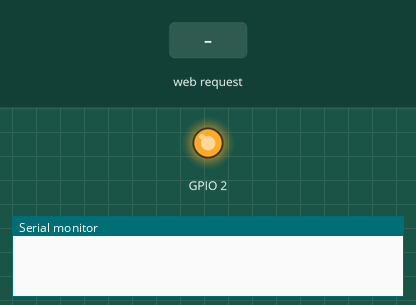
Recording of a sketch running on a simulated ESP32. On the bench: output pins drawn as LEDs (lit = HIGH), the last lines printed to the serial monitor. Dashed ring = blinking. The inputs (shaded band) are chosen by the test bench. WiFi joins after 1.5 s; servers stay silent unless stated; storage starts empty.

Above: at 0.1 s.
At 1.2 s:
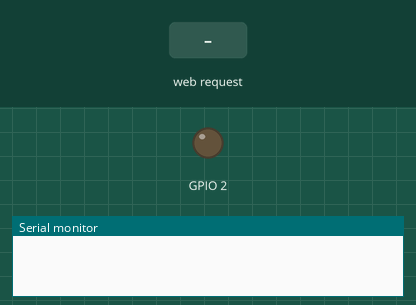
1.3 s: HTTP request GET /wifi?ssid=1&pass=1 received
At 4.1 s:
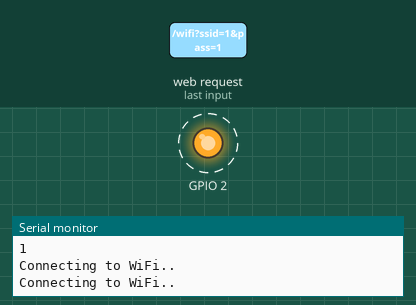
Timing chart, 0 to 10.3 s (numbered marks = the images above; inputs shaded):
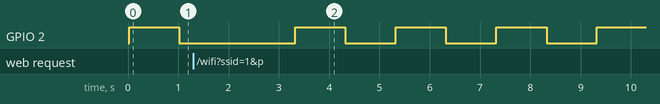

Measured:
- by itself, GPIO 2: alternates HIGH for 1.0 s and LOW for 1.0 s

The sketch:

RemoteControl.ino
```cpp
#include <WiFi.h>
#include <SPIFFS.h>
#include <ESPAsyncWebServer.h>
#include <ESPmDNS.h>

const char* ssid = "Remote Control";

AsyncWebServer server(80);

String header;

void setup() {
  Serial.begin(9600);
  pinMode(2, OUTPUT);

  WiFi.softAP(ssid);

  SPIFFS.begin();

  MDNS.begin("remote");

  server.on("/", HTTP_GET, [](AsyncWebServerRequest *request){
    request->send(SPIFFS, "/intro.html");
  });


  server.on("/wifi", HTTP_GET, [](AsyncWebServerRequest *request){
    request->send(SPIFFS, "/intro.html");
    String wifi_ssid_string = request->getParam("ssid")->value();
    char wifi_ssid[32];
    wifi_ssid_string.toCharArray(wifi_ssid, 32);
    String wifi_pass_string = request->getParam("pass")->value();
    char wifi_pass[63];
    wifi_pass_string.toCharArray(wifi_pass, 63);
    Serial.println(wifi_ssid);
    Serial.println(wifi_pass);
    WiFi.softAPdisconnect(true);
    WiFi.begin(wifi_ssid, wifi_pass);
    while (WiFi.status() != WL_CONNECTED) {
      delay(1000);
      Serial.println("Connecting to WiFi..");
    }
  });

  server.begin();
}

void loop() {
  digitalWrite(2, HIGH);   // turn the LED on (HIGH is the voltage level)
  delay(1000);                       // wait for a second
  digitalWrite(2, LOW);    // turn the LED off by making the voltage LOW
  delay(1000);
}
```
